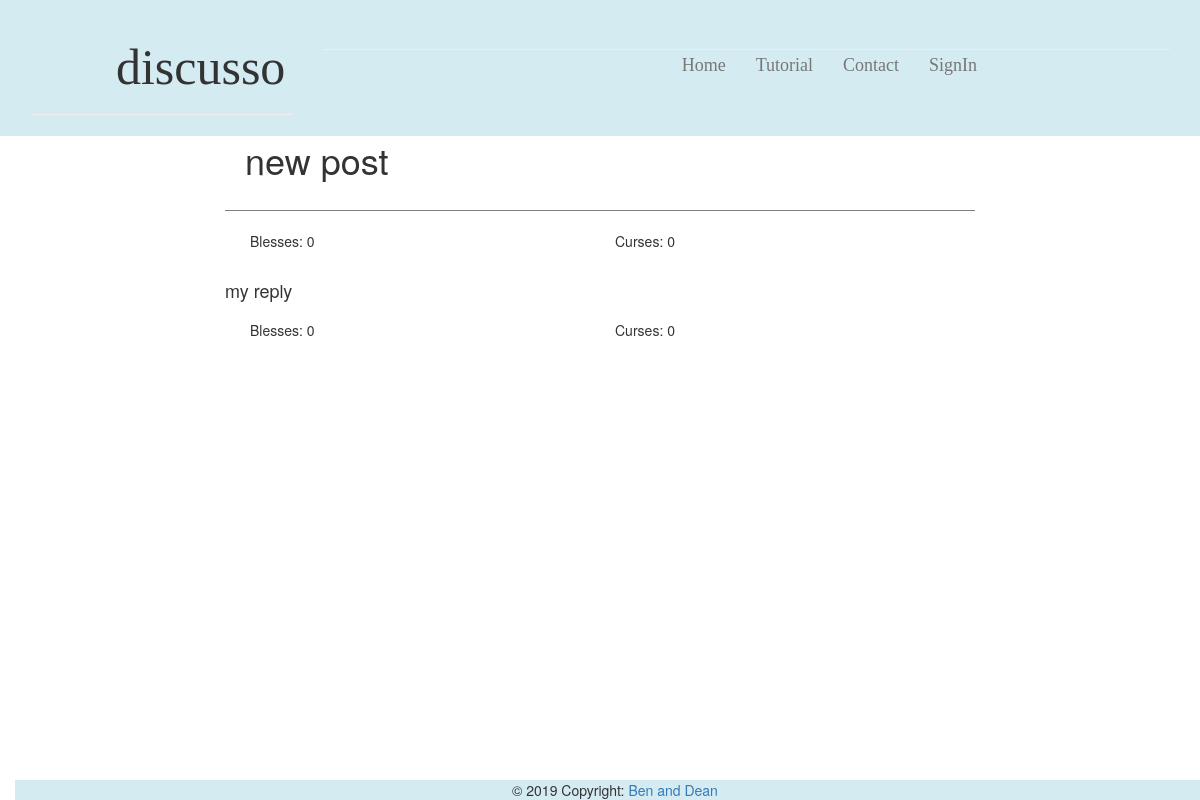
/topicpage/3, run on the app's committed database.
### app/models.py (models this page shows, shortened)
class Post(db.Model):
    id = db.Column(db.Integer, primary_key=True)
    title = db.Column(db.String(64))
    desc = db.Column(db.String(248))
    blesses = db.Column(db.Integer, default=0)
    curses = db.Column(db.Integer, default=0)
    timestamp = db.Column(db.DateTime, index=True, default=datetime.utcnow)
    user_id = db.Column(db.Integer, db.ForeignKey('user.id'))
    p_replies = db.relationship('Reply', backref='ogPost', lazy='dynamic')

class Reply(db.Model):
    id = db.Column(db.Integer, primary_key=True)
    post_id = db.Column(db.Integer, db.ForeignKey('post.id'))
    text = db.Column(db.String(248))
    blesses = db.Column(db.Integer, default=0)
    curses = db.Column(db.Integer, default=0)
    timestamp = db.Column(db.DateTime, index=True, default=datetime.utcnow)
    stance = db.Column(db.Boolean)

### app/routes.py (the view, shortened to what this page needs)
@app.route('/topicpage/<postid>', methods=['GET', 'POST'])
def topic(postid):
    myPost = Post.query.get(postid)
    form = ReplyForm()
    myReply = Post.query.get(postid).p_replies.all()
    return render_template('topicpage.html', title='Topic', post=myPost, replies=myReply, form=form)

### app/templates/topicpage.html (shortened to what this page needs)
{% extends "topbar.html" %}
{% block content %}
<div class="container-fluid">
	<div class="leftSide col-md-2">
	</div>
	<div class="topicPage mainArea col-md-8">
		<div id="question">
			<div class = "special">
			<h1> {{post.title}} </h1>
		</div>
			<div class="innerTopic container-fluid">
				<div class="col-md-6">
					<p>Blesses: {{post.blesses}} </p>
				</div>
				<div class="col-md-6">
					<p>Curses: {{post.curses}} </p>
				</div>
				<div class="blurb">
					<br>
				</div>
			</div>
		</div>
		{% for reply in replies %}
		<div class="comment">
			<div class = "header">
			<h4> {{reply.text}} </h4>
		</div>
			<div class="innerTopic container-fluid">
				<div class="col-md-6">
					<p>Blesses: {{reply.blesses}} </p>
				</div>
				<div class="col-md-6">
					<p>Curses: {{reply.curses}} </p>
				</div>
			</div>
			{% endfor %}
		</div>
		<div class="rightSide col-md-2">
		</div>
	</div>
	{% endblock %}

### app/static/stylesheet.css (style rules this page uses)
body { padding-top: 100px; }
.innerTopic { padding: 10px; }
.special { padding: 20px; border-bottom: 1px solid grey; margin-bottom: 10px; }

### data on the page
Post: title "new post", blesses "0", curses "0"
Reply: text "my reply", blesses "0", curses "0"
